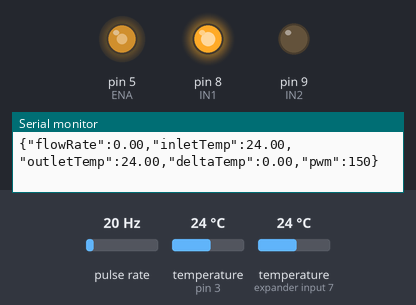
Bench run of a sketch on a simulated Arduino Uno, built with avr-gcc and run on an emulated ATmega328P. Shown: output pins drawn as LEDs (lit = HIGH), the last lines printed to the serial monitor. Wiring (inferred from the names in the program): pulse sensor: data pin 2. The inputs (shaded band) are chosen by the test bench; at power-on: temperature (sensors on pin 3, expander input 7) 24 °C, pulse rate 20 Hz.

Above: at 1.2 s.
1.3 s: temperature (sensor on pin 3) set to 12 °C
At 2.9 s:
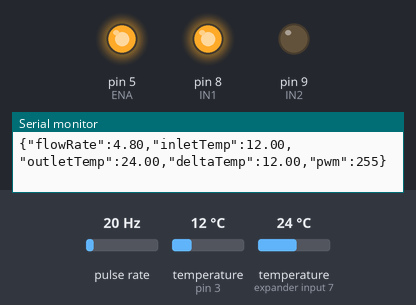
4.1 s: temperature (sensor on pin 3) set to 28 °C
At 5.3 s:
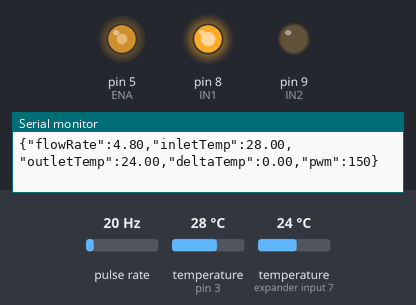
5.9 s: temperature (sensor on expander input 7) set to 33 °C
At 6.5 s:
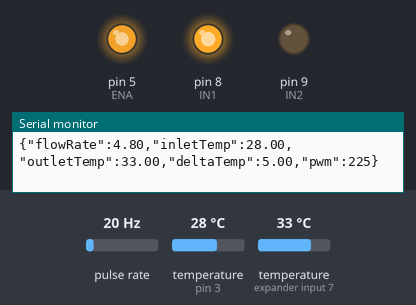
13.3 s: temperature (sensor on pin 3) set to 33 °C
At 13.7 s:
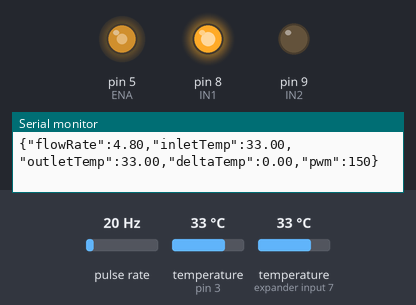
Timing chart, 0 to 16.3 s (numbered marks = the images above; inputs shaded):
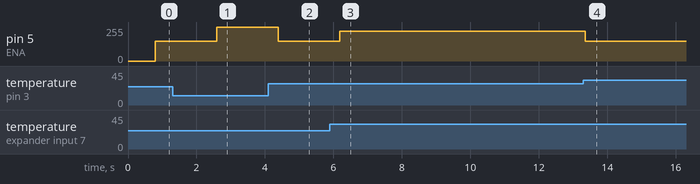

Measured:
- after the input at 1.3 s, pin 5 (ENA): 150/255 → 255/255 after 1.3 s
- after the input at 4.1 s, pin 5 (ENA): 255/255 → 150/255 after 0.28 s
- after the input at 5.9 s, pin 5 (ENA): 150/255 → 225/255 after 0.28 s
- after the input at 13.3 s, pin 5 (ENA): 225/255 → 150/255 after 0.06 s

The sketch:

iot_dashboard.ino
```cpp
#include <OneWire.h>
#include <DallasTemperature.h>

// -------- PIN CONFIG --------
#define ONE_WIRE_BUS 3
#define FLOW_SENSOR_PIN 2

#define ENA 5
#define IN1 8
#define IN2 9

// -------- FLOW VARIABLES --------
volatile int pulseCount = 0;
float flowRate = 0;
unsigned long lastTime = 0;

// -------- TEMP SETUP --------
OneWire oneWire(ONE_WIRE_BUS);
DallasTemperature sensors(&oneWire);

// -------- CONTROL --------
float Kp = 15.0;        // 🔥 scaling factor (important)
int baseSpeed = 150;    // minimum speed
int pwmValue = 150;

// -------- INTERRUPT --------
void pulseCounter() {
  pulseCount++;
}

void setup() {
  Serial.begin(9600);

  pinMode(FLOW_SENSOR_PIN, INPUT);
  attachInterrupt(digitalPinToInterrupt(FLOW_SENSOR_PIN), pulseCounter, FALLING);

  pinMode(ENA, OUTPUT);
  pinMode(IN1, OUTPUT);
  pinMode(IN2, OUTPUT);

  digitalWrite(IN1, HIGH);
  digitalWrite(IN2, LOW);

  sensors.begin();
}

void loop() {

  // -------- FLOW CALCULATION --------
  if (millis() - lastTime >= 1000) {
    detachInterrupt(digitalPinToInterrupt(FLOW_SENSOR_PIN));

    flowRate = pulseCount / 7.5;

    pulseCount = 0;
    lastTime = millis();

    attachInterrupt(digitalPinToInterrupt(FLOW_SENSOR_PIN), pulseCounter, FALLING);
  }

  // -------- TEMPERATURE --------
  sensors.requestTemperatures();

  float inletTemp  = sensors.getTempCByIndex(0);
  float outletTemp = sensors.getTempCByIndex(1);

  // -------- SENSOR ERROR --------
  if (inletTemp == -127 || outletTemp == -127) {
    Serial.println("{\"error\":\"sensor_not_detected\"}");
    delay(1000);
    return;
  }

  // -------- CONTROL LOGIC --------
  float deltaTemp = outletTemp - inletTemp;

  // Ignore negative difference
  if (deltaTemp < 0) deltaTemp = 0;

  // 🔥 Speed increases with temp difference
  float control = Kp * deltaTemp;

  pwmValue = baseSpeed + control;

  // Limit to safe range
  pwmValue = constrain(pwmValue, baseSpeed, 255);

  analogWrite(ENA, pwmValue);

  // -------- JSON OUTPUT --------
  Serial.print("{");
  Serial.print("\"flowRate\":"); Serial.print(flowRate);
  Serial.print(",\"inletTemp\":"); Serial.print(inletTemp);
  Serial.print(",\"outletTemp\":"); Serial.print(outletTemp);
  Serial.print(",\"deltaTemp\":"); Serial.print(deltaTemp);
  Serial.print(",\"pwm\":"); Serial.print(pwmValue);
  Serial.print("}");
  Serial.println();

  delay(1000);
}
```
